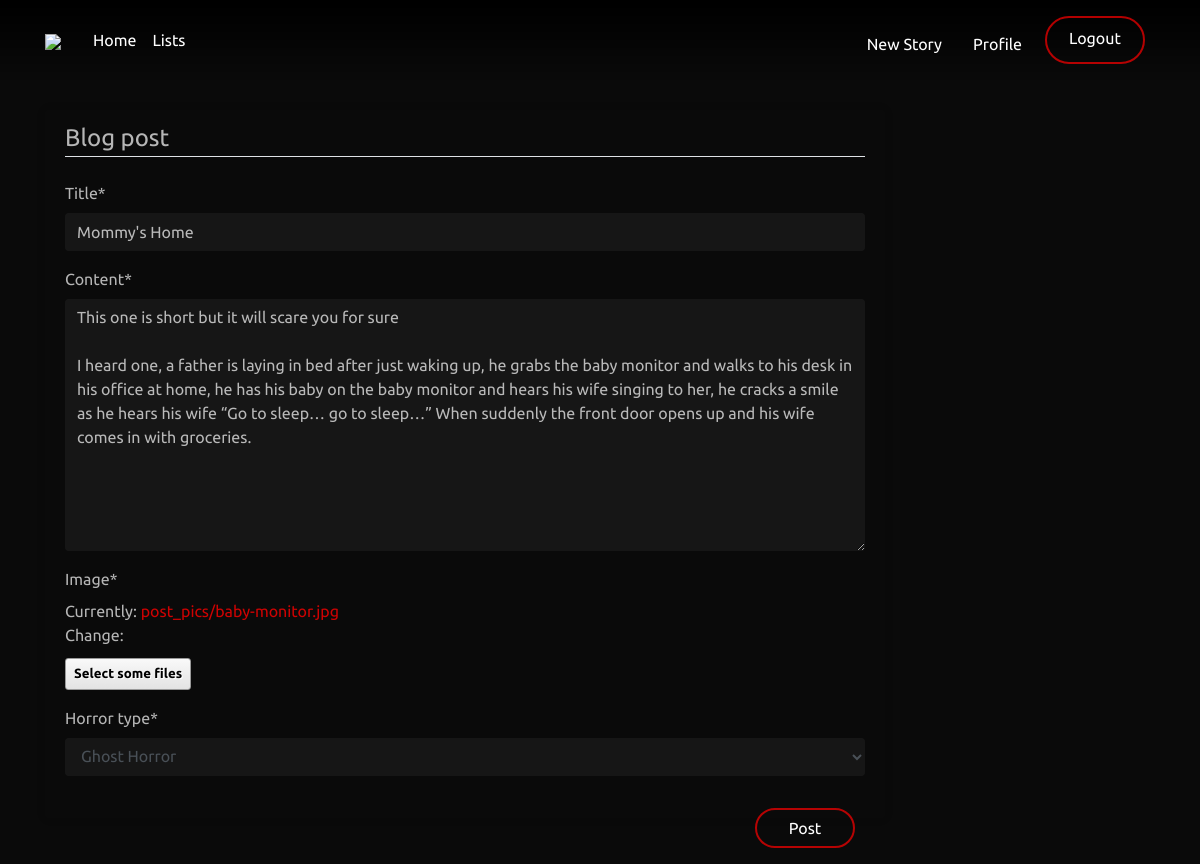
Screenshot of /post/22/update/ (signed in) with the database file from the repository.
### blog/models.py (models this page shows, shortened)
class Post(models.Model):
    title = models.CharField(max_length=30)
    content = models.TextField()
    date_posted = models.DateTimeField(default=timezone.now)
    author = models.ForeignKey(User, on_delete=models.CASCADE)
    image = models.ImageField(default='default.jpg', upload_to='post_pics')
    horror_type = models.CharField(
        default='Horror', max_length=300, choices=TITLE_CHOICES)

### blog/views.py (the view, shortened to what this page needs)
# urls.py: path('post/<int:pk>/update/', PostUpdateView.as_view(), name='post-update'),
class PostUpdateView(LoginRequiredMixin, UserPassesTestMixin, UpdateView):
    model = Post
    fields = ['title', 'content', 'image', 'horror_type']
    def test_func(self):
        post = self.get_object()
        if self.request.user == post.author:
            return True
        return False

### blog/templates/blog/post_form.html (shortened to what this page needs)
{% extends "blog/base.html" %}
{% load crispy_forms_tags %}
{% block content %}
<div class="content-section3">
    <form method="POST" enctype="multipart/form-data">
        <fieldset class="form-group">
            <legend class="border-bottom mb-4">Blog post</legend>
            {{ form|crispy }}
        </fieldset>
        <div class="form-group" style="float: right;">
            <button class="btn my-btn text-white">Post</button>
        </div>
    </form>
</div>
{% endblock content %}

### blog/static/blog/main.css (style rules this page uses)
body { background: #0a0a0a; color: rgba(255,255,255,0.7); margin-top: 5rem; position: relative; font-family: 'Ubuntu', sans-serif; overflow-x: hidden; }
.form-control { background: rgba(255,255,255,0.07); }
.content-section3 { background:transparent; margin-top: 30px; padding: 10px 20px; box-shadow: 0 0 10px rgba(0,0,0,.1); border-radius: 3px; margin-bottom: 20px; width: 70vw; }
.my-btn { border: 2px solid rgba(255,0,0,0.7); width: 100px; margin-right: 10px; text-align: center; border-radius: 50px / 50px; transition: cubic-bezier(0.215, 0.610, 0.355, 1) 0.5s; }
a { color: rgba(255,0,0,0.8); text-decoration: none; }
.clearablefileinput { margin-top: 10px; }
.clearablefileinput { color: transparent; }
.clearablefileinput::before { content: 'Select some files'; color: black; display: inline-block; background: -webkit-linear-gradient(top, #f9f9f9, #e3e3e3); border: 1px solid #999; border-radius: 3px; padding: 5px 8px; outline: none; white-space: nowrap; -webkit-user-select: none; cursor: pointer; text-shadow: 1px 1px #fff; font-weight: 700; font-size: 10pt; }

### blog/templates/blog/base.html (style rules this page uses)
#id_username, #id_password, #id_title, #id_content { background: rgba(255, 255, 255, 0.05); border: none; color: rgba(255, 255, 255, 0.7); }
#id_horror_type { background: rgba(255, 255, 255, 0.05); border: none; }

### rows the page displays
Post: title "Mommy's Home", content "This one is short but it will scare you for sure I heard one, a father is laying in bed after just waking up, he grabs the baby monitor and walks to his desk in his office at home, he has his baby on the baby monitor and hears his wife singing to her, he cracks a smile as he hears his wife “Go to sleep… go to sleep…” When suddenly the front door opens up and his wife comes in with groceries.", horror_type "Ghost Horror"
